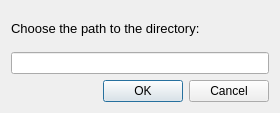
<?xml version="1.0" encoding="UTF-8"?>
<ui version="4.0">
 <class>File</class>
 <widget class="QDialog" name="File">
  <property name="geometry">
   <rect>
    <x>0</x>
    <y>0</y>
    <width>280</width>
    <height>113</height>
   </rect>
  </property>
  <property name="windowTitle">
   <string>File</string>
  </property>
  <layout class="QGridLayout" name="gridLayout">
   <item row="1" column="0">
    <widget class="QDialogButtonBox" name="buttonBox">
     <property name="standardButtons">
      <set>QDialogButtonBox::Cancel|QDialogButtonBox::Ok</set>
     </property>
    </widget>
   </item>
   <item row="0" column="0">
    <layout class="QVBoxLayout" name="verticalLayout">
     <item>
      <widget class="QLabel" name="label">
       <property name="font">
        <font>
         <family>Arial</family>
         <pointsize>10</pointsize>
         <weight>50</weight>
         <bold>false</bold>
        </font>
       </property>
       <property name="text">
        <string>Choose the path to the directory:</string>
       </property>
      </widget>
     </item>
     <item>
      <widget class="QLineEdit" name="lineEdit"/>
     </item>
    </layout>
   </item>
  </layout>
 </widget>
 <resources/>
 <connections/>
</ui>
